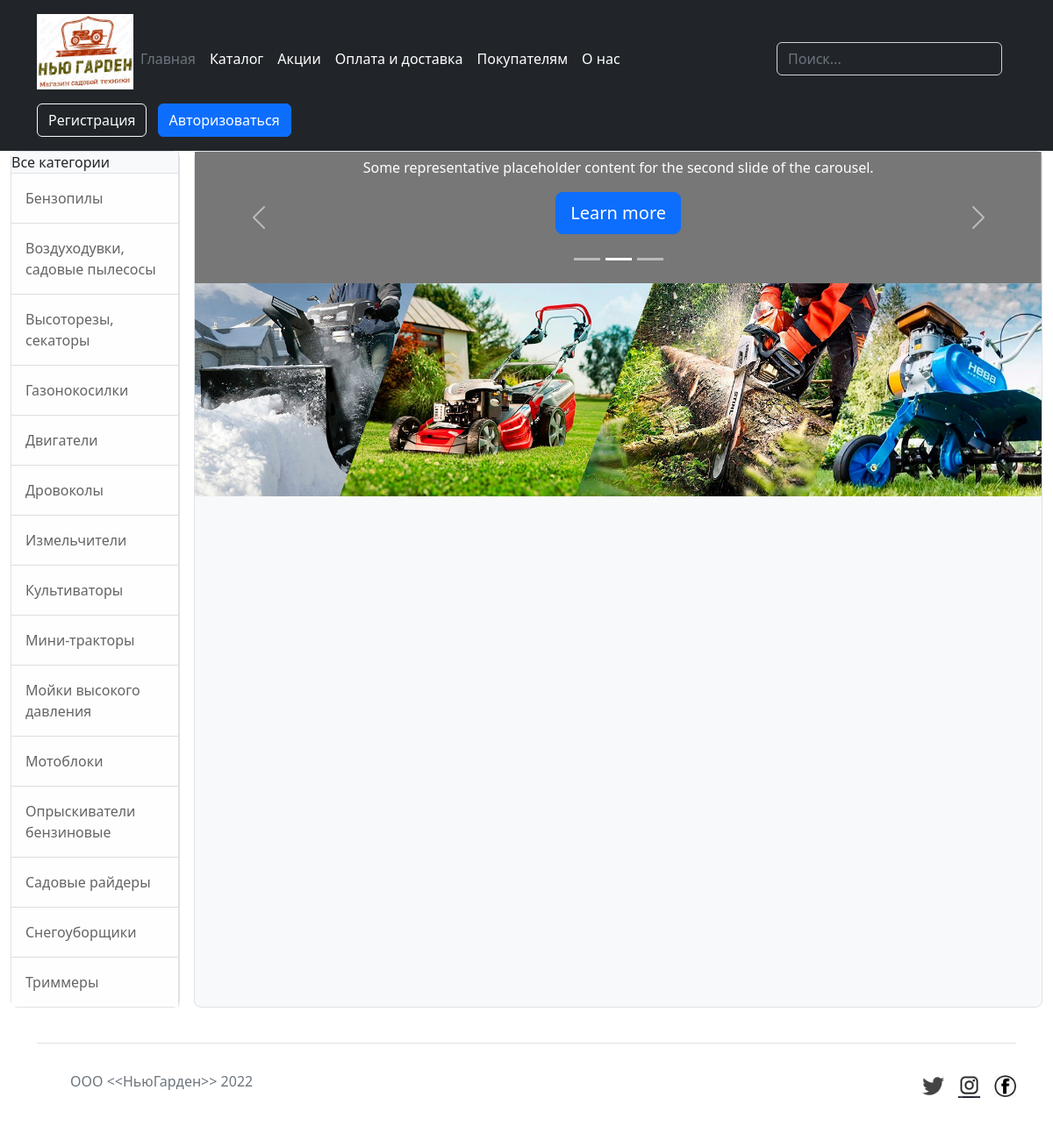
The page / on the database its author committed.
### main_app/models.py (models this page shows, shortened)
class Category(models.Model):
    category_name = models.CharField('имя категории', max_length=100, db_index=True)
    category_slug = models.SlugField('url категории', max_length=100, unique=True)
    class Meta:
        ordering = ("category_name",)
        verbose_name = "Категория"
        verbose_name_plural = "Категории"

### main_app/views.py (the view)
# urls.py: path('', views.index, name="home"),
def index(request):
    categories = Category.objects.all()
    return render(request, 'main_app/index.html', {'title': 'Нью Гарден', 'categories': categories ,})

### main_app/templates/main_app/index.html (shortened to what this page needs)
{% extends 'main_app/base.html' %}
{% block content %}
<div>
    <div id="myCarousel" class="carousel slide pointer-event" data-bs-ride="carousel">
        <div class="carousel-indicators">
          <button type="button" data-bs-target="#myCarousel" data-bs-slide-to="0" class="" aria-label="Slide 1"></button>
          <button type="button" data-bs-target="#myCarousel" data-bs-slide-to="1" aria-label="Slide 2" class="active" aria-current="true"></button>
          <button type="button" data-bs-target="#myCarousel" data-bs-slide-to="2" aria-label="Slide 3" class=""></button>
        </div>
        <div class="carousel-inner">
          <div class="carousel-item active">
            <div class="container">
              <div class="carousel-caption">
                <p>Some representative placeholder content for the second slide of the carousel.</p>
                <p><a class="btn btn-lg btn-primary" href="#">Learn more</a></p>
              </div>
            </div>
          </div>
        </div>
        <button class="carousel-control-prev" type="button" data-bs-target="#myCarousel" data-bs-slide="prev">
          <span class="carousel-control-prev-icon" aria-hidden="true"></span>
        </button>
        <button class="carousel-control-next" type="button" data-bs-target="#myCarousel" data-bs-slide="next">
          <span class="carousel-control-next-icon" aria-hidden="true"></span>
        </button>
      </div>
</div>
<div>
    <img src="static/main_app/img/I7EIPlsUAUY.jpg" alt="company" width=100%>
</div>
{% endblock %}

### main_app/templates/main_app/base.html (shortened to what this page needs)
{% load static %}
<!DOCTYPE html>
<html lang="ru">
<head>
    <link rel="stylesheet" href=https://cdn.jsdelivr.net/npm/bootstrap@5.2.0/dist/css/bootstrap.min.css>
    <link rel="stylesheet" href="{% static 'main_app/static/main_app/css/style.css' %}">
</head>
<body>
  <div id="allbody">
    <div id="header">
      <header class="p-3 text-bg-dark">
        <div class="container">
          <div class="d-flex flex-wrap align-items-center justify-content-center justify-content-lg-start">
            <a href="/" class="d-flex align-items-center mb-2 mb-lg-0 text-white text-decoration-none">
              <p><img src="{% static 'main_app/img/photo_2022-09-05_09-52-18.jpg' %}" alt="company" width="110"></p>
            </a>
            <ul class="nav col-12 col-lg-auto me-lg-auto mb-2 justify-content-center mb-md-0">
              <li><a href="{% url 'home' %}" class="nav-link px-2 text-secondary"><font style="vertical-align: inherit;"><font style="vertical-align: inherit;">Главная</font></font></a></li>
              <li><a href="{% url 'catalog_of_products' %}" class="nav-link px-2 text-white"><font style="vertical-align: inherit;"><font style="vertical-align: inherit;">Каталог</font></font></a></li>
              <li><a href="{% url 'promotion' %}" class="nav-link px-2 text-white"><font style="vertical-align: inherit;"><font style="vertical-align: inherit;">Акции</font></font></a></li>
              <li><a href="{% url 'pay_and_delivery' %}" class="nav-link px-2 text-white"><font style="vertical-align: inherit;"><font style="vertical-align: inherit;">Оплата и доставка</font></font></a></li>
              <li><a href="{% url 'information' %}" class="nav-link px-2 text-white"><font style="vertical-align: inherit;"><font style="vertical-align: inherit;">Покупателям</font></font></a></li>
              <li><a href="{% url 'about_us' %}" class="nav-link px-2 text-white"><font style="vertical-align: inherit;"><font style="vertical-align: inherit;">О нас</font></font></a></li>
            </ul>
              <form class="col-12 col-lg-auto mb-3 mb-lg-0 me-lg-3" role="search">
                <input type="search" class="form-control form-control-dark text-bg-dark" placeholder="Поиск..." aria-label="Поиск">
              </form>
            <div class="text-end">
            {% if user.is_authenticated %}
              <button  class="btn btn-outline-light me-2">{{ user.get_username }}</button>
              <a href="{% url 'logout' %}?next={{ request.path }}"><button type="button" class="btn btn-danger">Выход</button></a>
            {% else %}
              <button type="button" class="btn btn-outline-light me-2">Регистрация</button>
              <a href="{% url 'login' %}?next={{ request.path }}"><button type="button" class="btn btn-primary">Авторизоваться</button></a>
            {% endif %}
            </div>
          </div>
        </div>
      </header>
    </div>
    <div class="container-fluid pb-3">
        <div class="d-grid gap-3" style="grid-template-columns: 1fr 5fr;">
          <div class="bg-light border rounded-3">
            <div class="border-end bg-white" id="sidebar-wrapper">
                <div class="sidebar-heading border-bottom bg-light">Все категории</div>
                <div class="list-group list-group-flush">
                  {% for cat in categories  %}
                    <a class="list-group-item list-group-item-action list-group-item-light p-3" href="{% url 'catalog_of_products' %}">{{ cat.category_name }}</a>
                  {% endfor %}
                </div>
            </div>
          </div>
          <div class="bg-light border rounded-3">
            <div id="content">{% block content %}{% endblock %}</div>
          </div>
        </div>
    </div>
  </div>
  <div id="footer" class="container">
    <footer class="d-flex flex-wrap justify-content-between align-items-center py-2 my-4 border-top">
      <div class="col-md-4 d-flex align-items-center">
        <a href="/" class="mb-3 me-2 mb-md-0 text-muted text-decoration-none lh-1">
          <svg class="bi" width="30" height="24"><use xlink:href="#bootstrap"></use></svg>
        </a>
        <span class="mb-3 mb-md-0 text-muted">ООО &lt;&lt;НьюГарден&gt;&gt; 2022</span>
      </div>
      <ul class="nav col-md-4 justify-content-end list-unstyled d-flex">
        <li class="ms-3"><a class="text-muted" href="#"><svg class="bi" width="25" height="25"><use xlink:href="#twitter"></use></svg>
          <p><img src="{% static 'main_app/img/twitter.png' %}" alt="company" width="25"></p></a></li>
        <li class="ms-3"><a class="text-muted" href="#"><svg class="bi" width="25" height="25"><use xlink:href="#instagram"></use></svg>
          <p><img src="{% static 'main_app/img/instagram.png' %}" alt="company" width="25"></p></a></li>
        <li class="ms-3"><a class="text-muted" href="#"><svg class="bi" width="25" height="25"><use xlink:href="#facebook"></use></svg>
          <p><img src="{% static 'main_app/img/facebook.png' %}" alt="company" width="25"></p></a></li>
      </ul>
    </footer>
  </div>
</body>
</html>

### main_app/static/main_app/css/style.css (style rules this page uses)
#allbody { width: 100%; display: flex; flex-direction: column; }
#header { width: 100%; }

### rows shown on the page
Category: category_name "Бензопилы"
Category: category_name "Воздуходувки, садовые пылесосы"
Category: category_name "Высоторезы, секаторы"
Category: category_name "Газонокосилки"
Category: category_name "Двигатели"
Category: category_name "Дровоколы"
Category: category_name "Измельчители"
Category: category_name "Культиваторы"
Category: category_name "Мини-тракторы"
Category: category_name "Мойки высокого давления"
Category: category_name "Мотоблоки"
Category: category_name "Опрыскиватели бензиновые"
Category: category_name "Садовые райдеры"
Category: category_name "Снегоуборщики"
Category: category_name "Триммеры"
